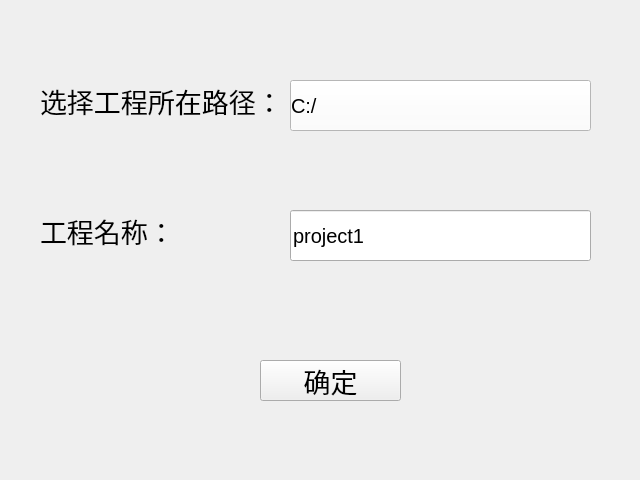
<?xml version="1.0" encoding="UTF-8"?>
<ui version="4.0">
 <class>Dialog</class>
 <widget class="QDialog" name="Dialog">
  <property name="geometry">
   <rect>
    <x>0</x>
    <y>0</y>
    <width>640</width>
    <height>480</height>
   </rect>
  </property>
  <property name="windowTitle">
   <string>Dialog</string>
  </property>
  <widget class="QLabel" name="label">
   <property name="geometry">
    <rect>
     <x>40</x>
     <y>70</y>
     <width>251</width>
     <height>61</height>
    </rect>
   </property>
   <property name="font">
    <font>
     <pointsize>20</pointsize>
    </font>
   </property>
   <property name="text">
    <string>选择工程所在路径：</string>
   </property>
  </widget>
  <widget class="QLabel" name="label_2">
   <property name="geometry">
    <rect>
     <x>40</x>
     <y>200</y>
     <width>151</width>
     <height>61</height>
    </rect>
   </property>
   <property name="font">
    <font>
     <pointsize>20</pointsize>
    </font>
   </property>
   <property name="text">
    <string>工程名称：</string>
   </property>
  </widget>
  <widget class="QLineEdit" name="lineEdit">
   <property name="geometry">
    <rect>
     <x>290</x>
     <y>210</y>
     <width>301</width>
     <height>51</height>
    </rect>
   </property>
   <property name="font">
    <font>
     <pointsize>15</pointsize>
    </font>
   </property>
   <property name="text">
    <string>project1</string>
   </property>
  </widget>
  <widget class="QPushButton" name="applyButton">
   <property name="geometry">
    <rect>
     <x>260</x>
     <y>360</y>
     <width>141</width>
     <height>41</height>
    </rect>
   </property>
   <property name="font">
    <font>
     <pointsize>20</pointsize>
    </font>
   </property>
   <property name="text">
    <string>确定</string>
   </property>
   <property name="autoDefault">
    <bool>false</bool>
   </property>
  </widget>
  <widget class="QPushButton" name="directoryButton">
   <property name="geometry">
    <rect>
     <x>290</x>
     <y>80</y>
     <width>301</width>
     <height>51</height>
    </rect>
   </property>
   <property name="font">
    <font>
     <pointsize>15</pointsize>
    </font>
   </property>
   <property name="styleSheet">
    <string notr="true">background-color: rgb(255, 255, 255);
text-align: left;</string>
   </property>
   <property name="text">
    <string>C:/</string>
   </property>
   <property name="autoDefault">
    <bool>false</bool>
   </property>
  </widget>
 </widget>
 <resources/>
 <connections/>
</ui>
